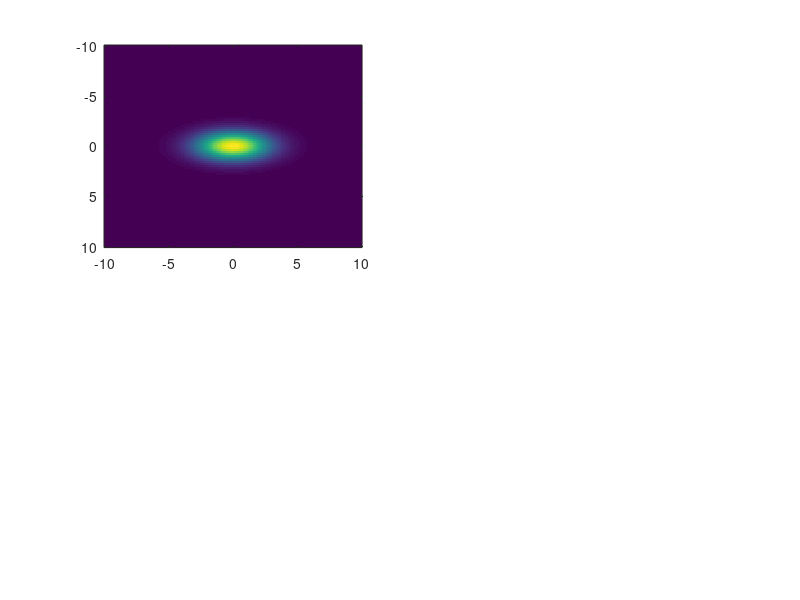

Write the MATLAB code that produced this figure. (Note: this script raises an error after producing the figure.)
%%function [FX,FY,sigmax,sigmay,xaxis,yaxis,xm,ym,dx,dy] = jamstecrest_derivatives2D_gaussianfxy()

%%%%%%%%%%%%%%%%%%%%%%%%%%
%GAUSSIAN DISTRIBUTION 2D:
%%%%%%%%%%%%%%%%%%%%%%%%%%
%-----------------------------------------------------------------------------------
%<http://mathworld.wolfram.com/GaussianFunction.html>
%-----------------------------------------------------------------------------------
% <http://en.wikipedia.org/wiki/Gaussian_function>
%
% fxy = Amax * exp(-(a*(x-xm)^2 + c*(y-ym)^2 + 2*b*(x-xm)*(y-ym)))
%
% a = (cos(teta)^2 / 2*sigmax^2) + (sin(teta)^2 / 2*sigmay^2)
% c = (sin(teta)^2 / 2*sigmax^2) + (cos(teta)^2 / 2*sigmay^2)
% b = -(sin(2*teta) / (4*sigmax^2)) + (sin(2*teta) / (4*sigmay^2))
% teta = pi/3; 
%-----------------------------------------------------------------------------------
%===================================================================================
%...................................................................................
dx = 0.1; 
xmin = -10.0;
xmax = +10.0;
xaxis = [xmin:dx:xmax]; 
xm = mean(xaxis);
%...................................................................................
dy = 0.2; 
ymin = -10.0;
ymax = +10.0;
yaxis = [ymin:dy:ymax]; 
ym = mean(yaxis);
%...................................................................................
[XAXIS,YAXIS] = meshgrid(xaxis,yaxis);
%...................................................................................
msize = length(xaxis);
nsize = length(yaxis);
%...................................................................................
%===================================================================================
%...................................................................................
% $$$ xm = log(2.0);
% $$$ ym = ssti;
%...................................................................................
% $$$ sigmax = (xmax - xmin) / 3; 
% $$$ sigmay = (ymax - ymin) / 3; 
%...................................................................................
% $$$ sigmax = (xmax - xmin) / 4; 
% $$$ sigmay = (ymax - ymin) / 2; 
%...................................................................................
% $$$ sigmax = (xmax - xmin) / 10; 
% $$$ sigmay = (ymax - ymin) / 10; 
%...................................................................................
sigmax = (xmax - xmin) / 10; %USAR ESTAS!!!
sigmay = (ymax - ymin) / 20; 
%...................................................................................
FXY001 = 1/(2*pi*sigmax*sigmay) * exp(-( (XAXIS - xm).^2 / (2*sigmax^2) + (YAXIS - ym).^2 / (2*sigmay^2) ));
%...................................................................................
%===================================================================================
%...................................................................................
FX = 1/sqrt(2*pi*sigmax*sigmax) * exp(- (XAXIS - xm).^2 / (2*sigmax^2) );
FY = 1/sqrt(2*pi*sigmay*sigmay) * exp(- (YAXIS - ym).^2 / (2*sigmay^2) );
%...................................................................................
FXY002 = FX .* FY;
%...................................................................................
%===================================================================================
%...................................................................................
%%Amax = 1.0;
Amax = 1.0/(2*pi*sigmax*sigmay);
%...................................................................................
teta = pi/2; 
%%teta = pi/3; 
%...................................................................................
ax =   (cos(teta)^2 / 2*sigmax^2) + (sin(teta)^2 / 2*sigmay^2); %Original from wikipedia.
ay =   (sin(teta)^2 / 2*sigmax^2) + (cos(teta)^2 / 2*sigmay^2);
axy = -(sin(2*teta) / 4*sigmax^2) + (sin(2*teta) / 4*sigmay^2);
%...................................................................................
ax = ax/(sigmax*sigmay)^2; %I need this reescaling to make it work.
ay = ay/(sigmax*sigmay)^2; 
axy = axy/1;
%...................................................................................
FXY003 = Amax * exp(-(ax*(XAXIS-xm).^2 + ay*(YAXIS-ym).^2 + 2*axy*(XAXIS-xm).*(YAXIS-ym)));
%...................................................................................
%===================================================================================
%...................................................................................
% $$$ FXY = FXY001;
FXY = FXY002;
%...................................................................................
figure(60)
subplot(2,2,1)
imagesc(xaxis,yaxis,FXY001)
colorbar('vertical')
grid on
subplot(2,2,2)
imagesc(xaxis,yaxis,FXY002)
colorbar('vertical')
grid on
subplot(2,2,3)
imagesc(xaxis,yaxis,FXY003)
colorbar('vertical')
grid on
%...................................................................................
%%return
%===================================================================================

%%%%%%%%%%%%%%%%%%%%%%%%%%%%%%%%
%GAUSSIAN-POWER DISTRIBUTION 2D:
%%%%%%%%%%%%%%%%%%%%%%%%%%%%%%%%
%===================================================================================
%...................................................................................
alfa = 1.5;
%...................................................................................
HX = (FX.^alfa);
HY = (FY.^alfa);
%...................................................................................
HXY001 = (FXY.^alfa); 
HXY002 = (FX.^alfa) .* (FY.^alfa);
%...................................................................................
HXY = HXY002; 
%...................................................................................
FXalfa = HX;
FYalfa = HY;
FXYalfa = HXY; 
%...................................................................................
%===================================================================================
%NUMERICAL DERIVATIVES OF H(x,y):
%...................................................................................
nth1 = 1; %First derivative (gradient)
nth2 = 2; %Second derivative (laplacian)
%...................................................................................
ndimY = 1; %diff between rows (ie. gradient in y-direction or columnwise)
ndimX = 2; %diff between cols (ie. gradient in x-direction or rowes-wise)
%...................................................................................
delHXYdx   = diff(HXY,nth1,ndimX)   /dx;
delHXYdy   = diff(HXY,nth1,ndimY)   /dy;
%...................................................................................
% $$$ delHXYdx = [delHXYdx,ones(nsize,1)*nan]; 
% $$$ delHXYdy = [delHXYdy;ones(1,msize)*nan]; 
%...................................................................................
del2HXYdxx = diff(delHXYdx,nth1,ndimX)   /dx;
del2HXYdyy = diff(delHXYdy,nth1,ndimY)   /dy;
%...................................................................................
% $$$ del2HXYdxxBis = diff(HXY,nth2,ndimX)   /dx; %SALE MAL!!! (by a factor dx)
% $$$ del2HXYdyyBis = diff(HXY,nth2,ndimY)   /dy; %SALE MAL!!! (by a factor dy)
%...................................................................................
del2HXYdxy = diff(delHXYdy,nth1,ndimX)/dx;
del2HXYdyx = diff(delHXYdx,nth1,ndimY)/dy;
%...................................................................................
[graHXYdx  ,graHXYdy]   = gradient(HXY     ,dx,dy);
[gra2HXYdxx,gra2HXYdyx] = gradient(graHXYdx,dx,dy);
[gra2HXYdxy,gra2HXYdyy] = gradient(graHXYdy,dx,dy);
%...................................................................................
%===================================================================================
%ANALYTICAL DERIVATIVES OF H(x,y):
%...................................................................................
sx = - (xaxis - xm) / sigmax^2; 
sy = - (yaxis - ym) / sigmay^2; 
%...................................................................................
[SX, junkarg] = meshgrid(sx,yaxis);
[junkarg, SY] = meshgrid(xaxis,sy);
%...................................................................................
dHXYdx = alfa * HXY .* SX; 
dHXYdy = alfa * HXY .* SY; 
%...................................................................................
d2HXYdxx = alfa * HXY .* ( alfa * (SX).^2 - (1/sigmax^2) );
d2HXYdyy = alfa * HXY .* ( alfa * (SY).^2 - (1/sigmay^2) );
%...................................................................................
d2HXYdxy001 = (alfa * FX.^alfa .* SX) .* (alfa * FY.^alfa .* SY); %OKAY.
d2HXYdxy002 = (alfa * HX .* SX) .* (alfa * HY .* SY);
d2HXYdxy003 = (alfa^2) * (HX .* HY) .* (SX .* SY);
d2HXYdxy004 = (alfa^2) * (HXY) .* (SX .* SY);
%...................................................................................
d2HXYdxy = d2HXYdxy002;
d2HXYdyx = d2HXYdxy; 
%...................................................................................
% $$$ figure(1000)
% $$$ % $$$ subplot(2,2,1)
% $$$ % $$$ plot(del2HXYdxx(:),d2HXYdxx(:),'*')
% $$$ % $$$ grid on 
% $$$ % $$$ subplot(2,2,2)
% $$$ % $$$ plot(del2HXYdyy(:),d2HXYdyy(:),'*')
% $$$ % $$$ grid on 
% $$$ subplot(2,2,3)
% $$$ plot(gra2HXYdxx(:),d2HXYdxx(:),'*')
% $$$ axis([-10d-3 +10d-3, -10d-3 +10d-3])
% $$$ grid on 
% $$$ subplot(2,2,4)
% $$$ plot(gra2HXYdyy(:),d2HXYdyy(:),'*')
% $$$ axis([-0.05 +0.05, -0.05 +0.05])
% $$$ grid on 
% $$$ %%return
%...................................................................................
%===================================================================================

%%%%%%%%%%%%%%%%%%%%%%%%%%%%%%%%%%%%%%%%%%%%%%%%%%
%NUMERICAL INTEGRATION OF GASSIAN DISTRUBUTION 2D:
%%%%%%%%%%%%%%%%%%%%%%%%%%%%%%%%%%%%%%%%%%%%%%%%%%
%===================================================================================
%...................................................................................
ejex = 2;
ejey = 1;
%...................................................................................
sumFXdx = sum(FX*dx,ejex); %Should be equal to sqrt(1).
sumFYdy = sum(FY*dy,ejey); %Should be equal to sqrt(1).
%...................................................................................
sumFXalfadx = sum(FXalfa*dx,ejex); %Should be < than sqrt(1) and varies with sigmax.
sumFYalfady = sum(FYalfa*dy,ejey); %Should be < than sqrt(1) and varies with sigmay.
%...................................................................................
sumFXYdxdy = sum(sum(FXY*dx,ejex)*dy,ejey); %Should be equal to 1.
%...................................................................................
sumFXYalfadxdy = sum(sum(FXYalfa*dx,ejex)*dy,ejey); %Should be < than 1 and varies with sigmay.
%...................................................................................
%===================================================================================
%...................................................................................
Fx = FX(1,:);
Fy = FY(:,1);
%...................................................................................
Fx = FX(1,:);
Fy = FY(:,1);
%...................................................................................
Fxalfa = FXalfa(1,:);
Fyalfa = FYalfa(:,1);
%...................................................................................
%===================================================================================
%...................................................................................
sumFxdx = sum(Fx*dx); %Should be equal to sqrt(1).
sumFydy = sum(Fy*dy); %Should be equal to sqrt(1).
%...................................................................................
sumFxalfadx = sum(Fxalfa*dx); %Should be < than sqrt(1) and varies with sigmax.
sumFyalfady = sum(Fyalfa*dy); %Should be < than sqrt(1) and varies with sigmay.
%...................................................................................
%===================================================================================
%...................................................................................
%ANALYTICAL INTEGRATION OF PHYTOPLANKTON GASSIAN DISTRUBUTION:
%...................................................................................
sigmaxStar = sigmax / sqrt(alfa);
sigmayStar = sigmay / sqrt(alfa);
%...................................................................................
intFxdx = 1.0 
intFydy = 1.0 
%...................................................................................
intFxalfadx001 = (1.0 / (sigmax*sqrt(2*pi)))^alfa * (sigmaxStar*sqrt(2*pi)); %OKAY
intFyalfady001 = (1.0 / (sigmay*sqrt(2*pi)))^alfa * (sigmayStar*sqrt(2*pi));
%...................................................................................
intFxalfadx002 = (1.0 / sqrt(alfa)) * (sigmax*sqrt(2*pi))^(1-alfa); %OKAY
intFyalfady002 = (1.0 / sqrt(alfa)) * (sigmay*sqrt(2*pi))^(1-alfa);
%...................................................................................
intFxalfadx = intFxalfadx001
intFyalfady = intFyalfady001
%...................................................................................
intFxydxdy = intFxdx * intFxdx %OKAY
%...................................................................................
intFxyalfadxdy001 = intFxalfadx * intFxalfadx; %WRONG!!!!
intFxyalfadxdy002 = (1.0 / ((sigmax*sigmay)*(2*pi)))^alfa * (sigmaxStar*sigmayStar)*(2*pi); %OKAY
intFxyalfadxdy003 = (1/alfa) * ((sigmax*sigmay)*(2*pi))^(1-alfa); %OKAY
%...................................................................................
intFxyalfadxdy = intFxyalfadxdy003; 
%...................................................................................
Acte = intFxyalfadxdy; 
%...................................................................................
%===================================================================================
%RATIOS NUMERICAL / ANALYTICAL INTEGRATION:
%...................................................................................
ratioFxdx = sumFxdx / intFxdx
ratioFydy = sumFydy / intFydy
%...................................................................................
ratioFxalfadx = sumFxalfadx / intFxalfadx
ratioFyalfady = sumFyalfady / intFyalfady
%...................................................................................
ratioFxydxdy = sumFXYdxdy / intFxydxdy
ratioFxyalfadxdy = sumFXYalfadxdy / intFxyalfadxdy 
%...................................................................................
return

%%%%%%%
%PLOTS:
%%%%%%%
%===================================================================================
%...................................................................................
figure(20)
subplot(2,3,1)
imagesc(xaxis,yaxis,delHXYdx)
colorbar('horizontal')
xlabel('phy cell size (x)')
ylabel('phy peak sst  (y)')
title('dh(x,y) / dx')
grid on
subplot(2,3,2)
imagesc(xaxis,yaxis,del2HXYdxx)
colorbar('horizontal')
xlabel('phy cell size (x)')
ylabel('phy peak sst  (y)')
title('d2h(x,y) / dxx')
grid on
subplot(2,3,3)
imagesc(xaxis,yaxis,del2HXYdxy)
colorbar('horizontal')
xlabel('phy cell size (x)')
ylabel('phy peak sst  (y)')
title('d2h(x,y) / dxy')
grid on
subplot(2,3,4)
imagesc(xaxis,yaxis,delHXYdy)
colorbar('horizontal')
xlabel('phy cell size (x)')
ylabel('phy peak sst  (y)')
title('dh(x,y) / dy')
grid on
subplot(2,3,5)
imagesc(xaxis,yaxis,del2HXYdyy)
colorbar('horizontal')
xlabel('phy cell size (x)')
ylabel('phy peak sst  (y)')
title('d2h(x,y) / dyy')
grid on
subplot(2,3,6)
imagesc(xaxis,yaxis,del2HXYdyx)
colorbar('horizontal')
xlabel('phy cell size (x)')
ylabel('phy peak sst  (y)')
title('d2h(x,y) / dyx')
grid on
%...................................................................................
figure(30)
subplot(2,3,1)
imagesc(xaxis,yaxis,graHXYdx)
xlabel('phy cell size (x)')
ylabel('phy peak sst  (y)')
title('dh(x,y) / dx')
colorbar('horizontal')
grid on
subplot(2,3,2)
imagesc(xaxis,yaxis,gra2HXYdxx)
xlabel('phy cell size (x)')
ylabel('phy peak sst  (y)')
title('d2h(x,y) / dxx')
colorbar('horizontal')
grid on
subplot(2,3,3)
imagesc(xaxis,yaxis,gra2HXYdxy)
xlabel('phy cell size (x)')
ylabel('phy peak sst  (y)')
title('d2h(x,y) / dxy')
colorbar('horizontal')
grid on
subplot(2,3,4)
imagesc(xaxis,yaxis,graHXYdy)
xlabel('phy cell size (x)')
ylabel('phy peak sst  (y)')
title('dh(x,y) / dy')
colorbar('horizontal')
grid on
subplot(2,3,5)
imagesc(xaxis,yaxis,gra2HXYdyy)
xlabel('phy cell size (x)')
ylabel('phy peak sst  (y)')
title('d2h(x,y) / dyy')
colorbar('horizontal')
grid on
subplot(2,3,6)
imagesc(xaxis,yaxis,gra2HXYdyx)
xlabel('phy cell size (x)')
ylabel('phy peak sst  (y)')
title('d2h(x,y) / dyx')
colorbar('horizontal')
grid on
%...................................................................................
figure(40)
subplot(2,3,1)
imagesc(xaxis,yaxis,dHXYdx)
xlabel('phy cell size (x)')
ylabel('phy peak sst  (y)')
title('dh(x,y) / dx')
colorbar('horizontal')
grid on
subplot(2,3,2)
imagesc(xaxis,yaxis,d2HXYdxx)
xlabel('phy cell size (x)')
ylabel('phy peak sst  (y)')
title('d2h(x,y) / dxx')
colorbar('horizontal')
grid on
subplot(2,3,3)
imagesc(xaxis,yaxis,d2HXYdxy)
xlabel('phy cell size (x)')
ylabel('phy peak sst  (y)')
title('d2h(x,y) / dxy')
colorbar('horizontal')
grid on
subplot(2,3,4)
imagesc(xaxis,yaxis,dHXYdy)
xlabel('phy cell size (x)')
ylabel('phy peak sst  (y)')
title('dh(x,y) / dy')
colorbar('horizontal')
grid on
subplot(2,3,5)
imagesc(xaxis,yaxis,d2HXYdyy)
xlabel('phy cell size (x)')
ylabel('phy peak sst  (y)')
title('d2h(x,y) / dyy')
colorbar('horizontal')
grid on
subplot(2,3,6)
imagesc(xaxis,yaxis,d2HXYdyx)
xlabel('phy cell size (x)')
ylabel('phy peak sst  (y)')
title('d2h(x,y) / dyx')
colorbar('horizontal')
grid on
%...................................................................................
%%return
%===================================================================================

%***********************************************************************************
return
